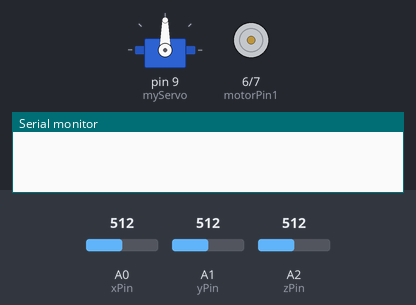
Bench run of a sketch on a simulated Arduino Uno, built with avr-gcc and run on an emulated ATmega328P. On the bench: servo, motor-driver pin pairs drawn as motors (green arrow = first pin HIGH = forward, orange = second pin HIGH = backward, longer = more drive), the last lines printed to the serial monitor. Inputs (shaded band) come from the test bench; at power-on: A0 (xPin) = 512, A1 (yPin) = 512, A2 (zPin) = 512.

Above: at 0.1 s.
1.3 s: A0 (xPin) set to 600
4.3 s: A0 (xPin) set to 620
At 5.8 s:
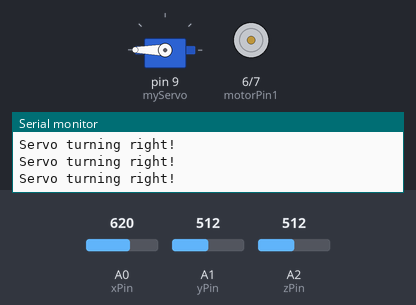
6.1 s: A0 (xPin) set to 689
9.1 s: A0 (xPin) set to 712
At 10.5 s:
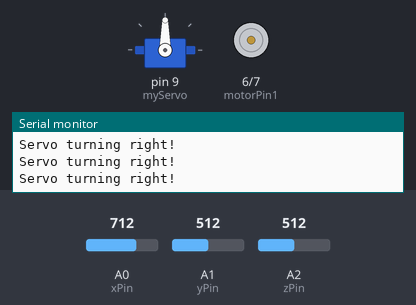
11.3 s: A0 (xPin) set to 690
At 12.4 s:
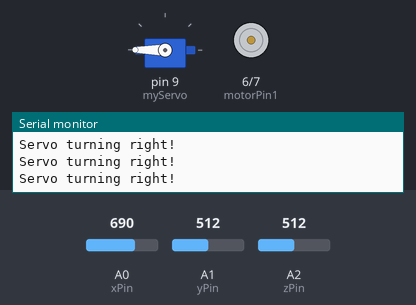
Timing chart, 0 to 14.3 s (numbered marks = the images above; inputs shaded):
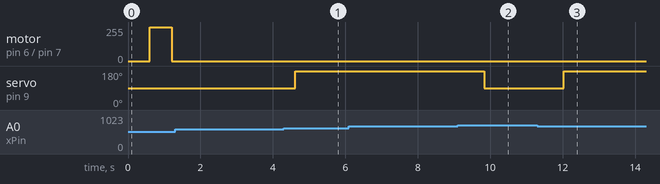

The sketch:

Step1D.ino
```cpp
#include <Servo.h> // Include Servo library

Servo myServo;
int motorPin1 = 6;
int motorPin2 = 7;
int xPin = A0;
int yPin = A1;
int zPin = A2;

float xVal, yVal, zVal = 0;

const int xLeftMin = 300;
const int xLeftMax = 400;
const int xRightMin = 600;
const int xRightMax = 700;
const int yForwardMin = 300;
const int yForwardMax = 400;
const int yBackwardMin = 600;
const int yBackwardMax = 700;

const float smoothingFactor = 0.2;

void setup() {
  Serial.begin(9600);
  myServo.attach(9);  // Servo in pin 9
  pinMode(motorPin1, OUTPUT);
  pinMode(motorPin2, OUTPUT);
}

void loop() {

  int newXVal = analogRead(xPin);
  int newYVal = analogRead(yPin);
  int newZVal = analogRead(zPin);

  xVal = (smoothingFactor * newXVal) + ((1-smoothingFactor)*xVal);
  yVal = (smoothingFactor * newYVal) + ((1-smoothingFactor)*yVal);
  zVal = (smoothingFactor * newZVal) + ((1-smoothingFactor)*zVal);


  if (isDeviceLeft(xVal)) {
    myServo.write(0);  // Servo turns left
    Serial.println("Servo turning left!");
  }
  else if (isDeviceRight(xVal)) {
    myServo.write(180);  // Servo turns right
    Serial.println("Servo turning right!");
  }
  else if (isDeviceForward(yVal)) {
    digitalWrite(motorPin1, HIGH);
    digitalWrite(motorPin2, LOW);
    Serial.println("Motor spinning forward!");
  }
  else if (isDeviceBackward(yVal)) {
    digitalWrite(motorPin1, LOW);
    digitalWrite(motorPin2, HIGH);
    Serial.println("Motor spinning backward!");
  }
  else {
    myServo.write(90);  // Servo in neutral position
    digitalWrite(motorPin1, LOW);
    digitalWrite(motorPin2, LOW);
  }

  delay(200);
}


bool isDeviceLeft(int x) {
  return (x < xLeftMin && x > xLeftMax);
}

bool isDeviceRight(int x) {
  return (x > xRightMin && x < xRightMax);
}

bool isDeviceForward(int y) {
  return (y > yForwardMin && y < yForwardMax);
}

bool isDeviceBackward(int y) {
  return (y < yBackwardMin && y > yBackwardMax);
}
```

Measured:
- the behaviour switches between 608 and 609 on A0 (xPin) (found by bisection; images 0 and 1)
- the behaviour switches between 703 and 704 on A0 (xPin) (found by bisection; images 1 and 2)
- after the input at 1.3 s, every drawn part: stays the same
- after the input at 4.3 s, servo on pin 9 (myServo): 90° → 180° after 0.31 s
- after the input at 9.1 s, servo on pin 9 (myServo): 180° → 90° after 0.73 s
- after the input at 11.3 s, servo on pin 9 (myServo): 90° → 180° after 0.73 s
